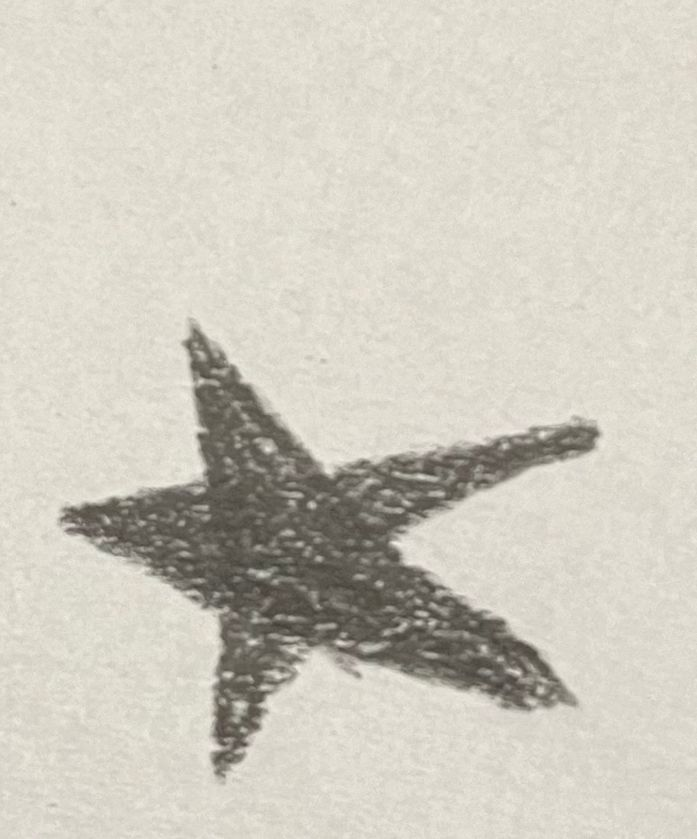
#> input picture machine_tp/shapes.tp/estrella_tp/WhatsApp Image 2025-09-10 at 11.21.23.jpeg, 697 x 839 px, found by its file name
$ python test.py
#> lines starting #> are read from the running program, lines starting #| are printed output that depends on the picture; after the words box and inside, x2 and y2 are one past the last pixel; in counts of white or black regions, pixels touching at a corner belong together
import cv2
import numpy as np

image = cv2.imread(r"C:\Users\User\Documents\ORNELLA\procesamiento\visionArtificial\machine_tp\shapes.tp\estrella_tp\WhatsApp Image 2025-09-10 at 11.21.23.jpeg")
#> image is the input picture: shape (839, 697, 3); mean B, G, R 191.5, 202.8, 206.8

gray = cv2.cvtColor(image, cv2.COLOR_RGB2GRAY)
bin = cv2.adaptiveThreshold(gray, 255, cv2.ADAPTIVE_THRESH_GAUSSIAN_C, cv2.THRESH_BINARY, 67, 2)
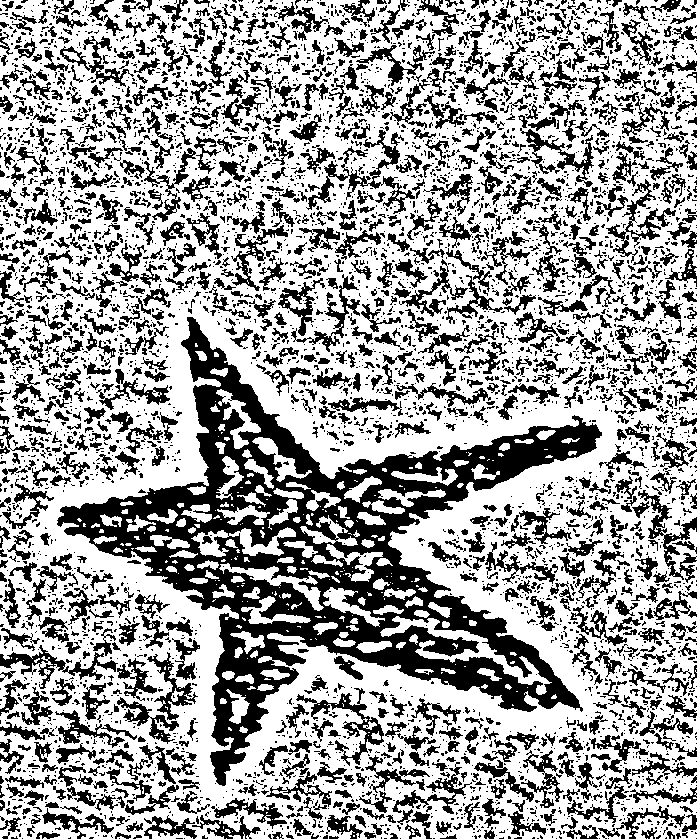
#> bin: shape (839, 697); 63.5% white; 5134 black regions (3959 under 20 px), largest, box (x1, y1, x2, y2) and area: (57, 317, 602, 786) 58811, (306, 130, 415, 214) 1753, (296, 688, 384, 766) 1343

# Invert the image so the area of the UAV is filled with 1's
inv = 255 - bin

kernel_small = np.ones((3, 3), np.uint8)  # Kernel pequeño para detalles finos
kernel_medium = np.ones((5, 5), np.uint8)  # Kernel mediano

#
cleaned_opening = cv2.morphologyEx(inv, cv2.MORPH_OPEN, kernel_small)
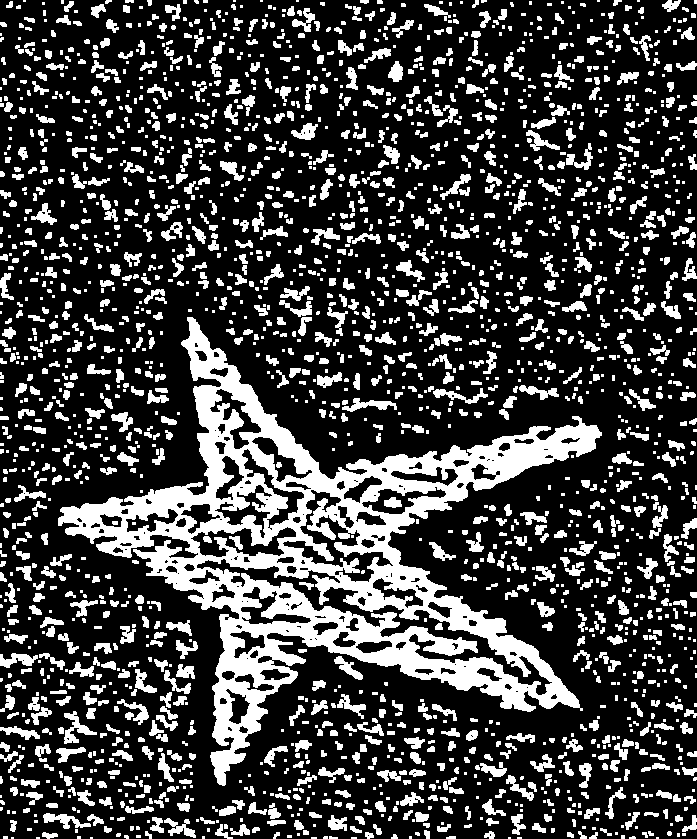
#> cleaned_opening: shape (839, 697); 25.3% white; 2390 white regions (1093 under 20 px), largest, box (x1, y1, x2, y2) and area: (58, 317, 602, 786) 56909, (64, 711, 97, 744) 400, (342, 398, 397, 412) 345

cleaned_closing = cv2.morphologyEx(cleaned_opening, cv2.MORPH_CLOSE, kernel_small)
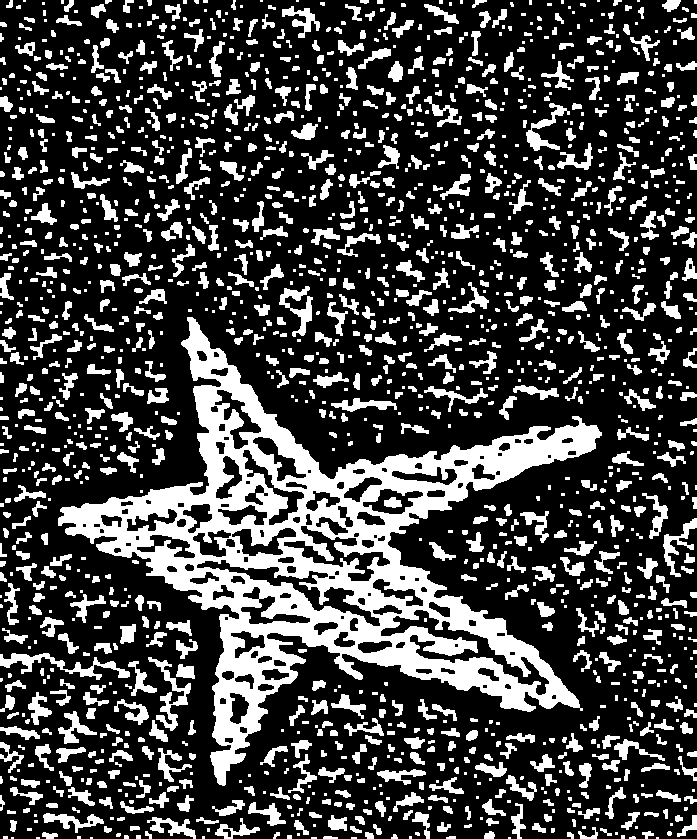
#> cleaned_closing: shape (839, 697); 26.5% white; 1709 white regions (653 under 20 px), largest, box (x1, y1, x2, y2) and area: (58, 317, 602, 786) 59125, (0, 653, 130, 680) 1021, (148, 657, 191, 731) 815

median_filtered = cv2.medianBlur(cleaned_closing, 5)
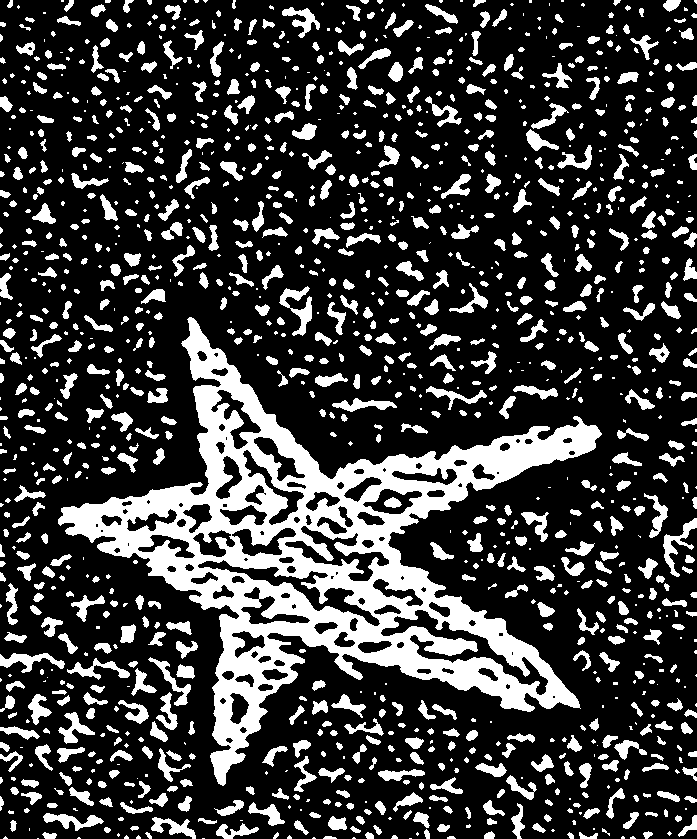
#> median_filtered: shape (839, 697); 23.7% white; 1340 white regions (473 under 20 px)

contours, _ = cv2.findContours(median_filtered, cv2.RETR_EXTERNAL, cv2.CHAIN_APPROX_SIMPLE)
#> contours = 1339 contours, 632 with area under 20; largest, box (x1, y1, x2, y2) and area: (58, 317, 602, 786) 80227, (279, 286, 312, 336) 540, (663, 518, 697, 577) 476, (0, 653, 65, 673) 464, (43, 813, 104, 831) 406

clean_image = np.zeros_like(median_filtered)
if contours:
    largest_contour = max(contours, key=cv2.contourArea)
#> largest_contour = contour of 1437 points, box (x1, y1, x2, y2) (58, 317, 602, 786), area 80227

    cv2.fillPoly(clean_image, [largest_contour], 255)
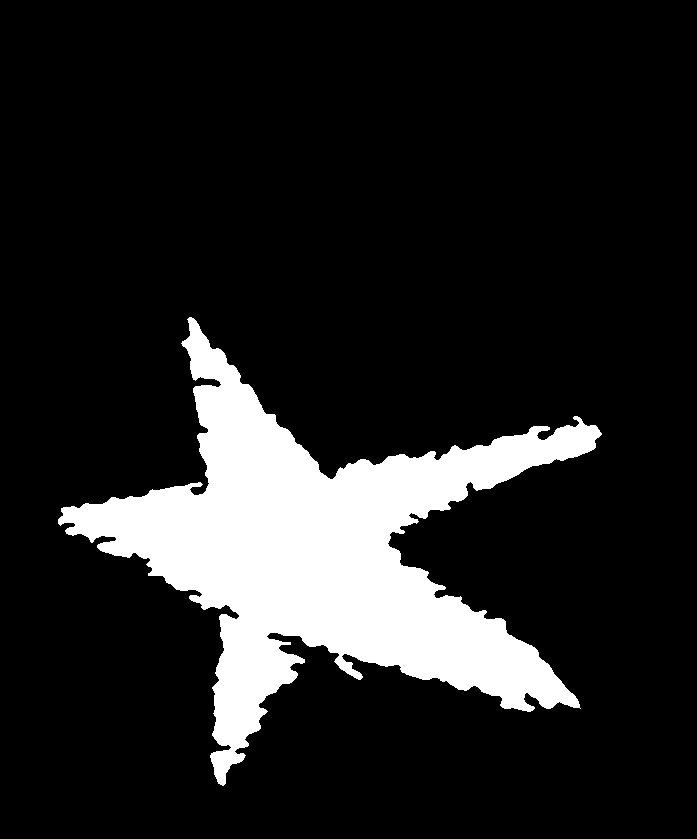
#> clean_image: shape (839, 697); 14% white; 1 white region, box (x1, y1, x2, y2) and area: (58, 317, 602, 786) 81598

final_clean = cv2.morphologyEx(clean_image, cv2.MORPH_CLOSE, kernel_medium)
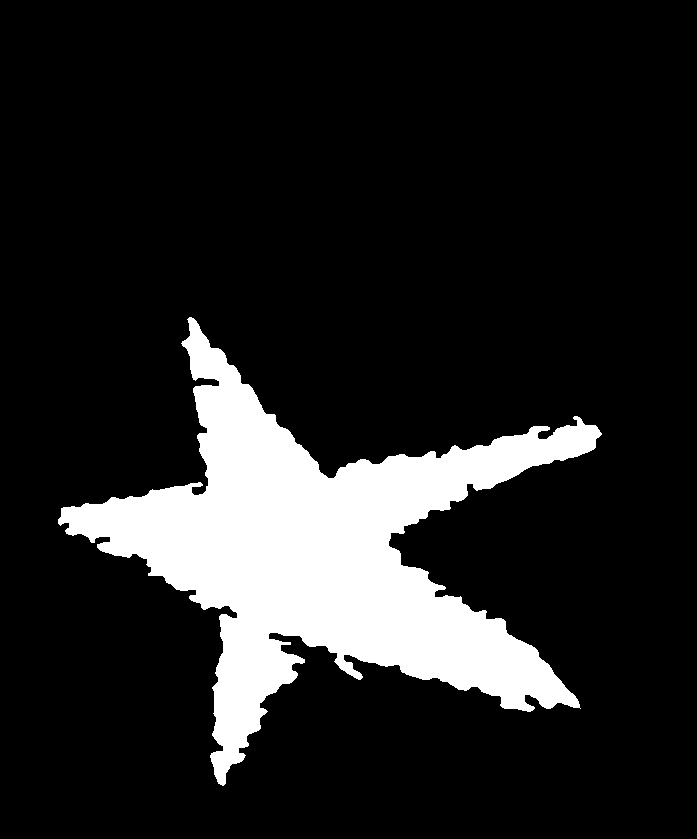
#> final_clean: shape (839, 697); 14% white; 1 white region, box (x1, y1, x2, y2) and area: (58, 317, 602, 786) 82019

# Mostrar todas las etapas del proceso
cv2.imshow('1. Original Binarizada', bin)
cv2.imshow('2. Invertida', inv)
cv2.imshow('3. Despues de Opening', cleaned_opening)
cv2.imshow('4. Despues de Closing', cleaned_closing)
cv2.imshow('5. Filtro Mediana', median_filtered)
cv2.imshow('6. Solo Objeto Principal', clean_image)
cv2.imshow('7. Resultado Final', final_clean)

cv2.waitKey(0)
cv2.destroyAllWindows()

$ run again, with machine_tp/shapes.tp/estrella_tp/WhatsApp Image 2025-09-10 at 11.21.24.jpeg copied over machine_tp/shapes.tp/estrella_tp/WhatsApp Image 2025-09-10 at 11.21.23.jpeg
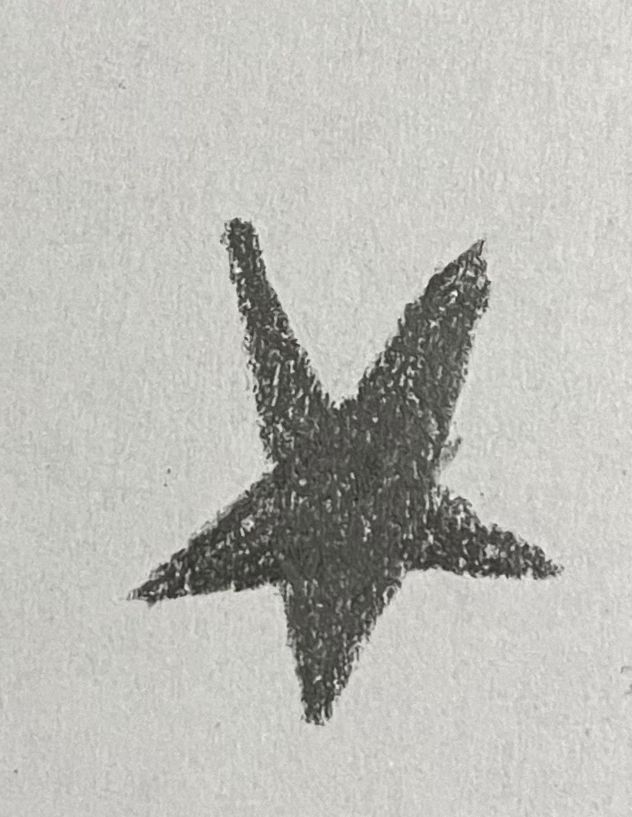
#> input picture machine_tp/shapes.tp/estrella_tp/WhatsApp Image 2025-09-10 at 11.21.24.jpeg, 632 x 817 px, found by its file name
#> image is the input picture: shape (817, 632, 3); mean B, G, R 182.5, 187.7, 187.9
#> `bin = cv2.adaptiveThreshold(gray, 255, cv2.ADAPTIVE_THRESH_GAUSSIAN_C,..`:
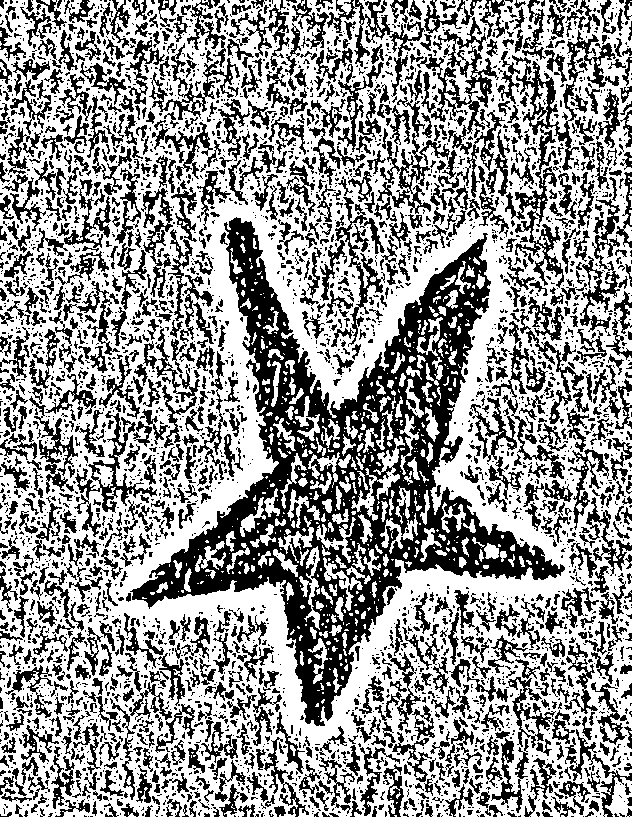
#> bin: shape (817, 632); 59.3% white; 3773 black regions (2639 under 20 px), largest, box (x1, y1, x2, y2) and area: (130, 217, 565, 726) 52376, (505, 30, 616, 288) 4616, (417, 17, 499, 134) 2331
#> cleaned_opening: shape (817, 632); 27% white; 3106 white regions (1584 under 20 px), largest, box (x1, y1, x2, y2) and area: (132, 218, 565, 726) 40736, (270, 479, 370, 542) 2342, (308, 532, 347, 632) 1108
#> cleaned_closing: shape (817, 632); 29.1% white; 1917 white regions (812 under 20 px), largest, box (x1, y1, x2, y2) and area: (126, 218, 565, 726) 52255, (448, 590, 474, 667) 615, (20, 419, 75, 456) 579
#> median_filtered: shape (817, 632); 25.5% white; 1479 white regions (587 under 20 px)
#> contours = 1472 contours, 747 with area under 20; largest, box (x1, y1, x2, y2) and area: (126, 218, 565, 726) 71498, (21, 419, 75, 456) 456, (449, 590, 474, 658) 444, (468, 74, 492, 129) 416, (489, 414, 517, 481) 388
#> largest_contour = contour of 1351 points, box (x1, y1, x2, y2) (126, 218, 565, 726), area 71498
#> clean_image: shape (817, 632); 14.1% white; 1 white region, box (x1, y1, x2, y2) and area: (126, 218, 565, 726) 72685
#> `final_clean = cv2.morphologyEx(clean_image, cv2.MORPH_CLOSE, kernel_me..`:
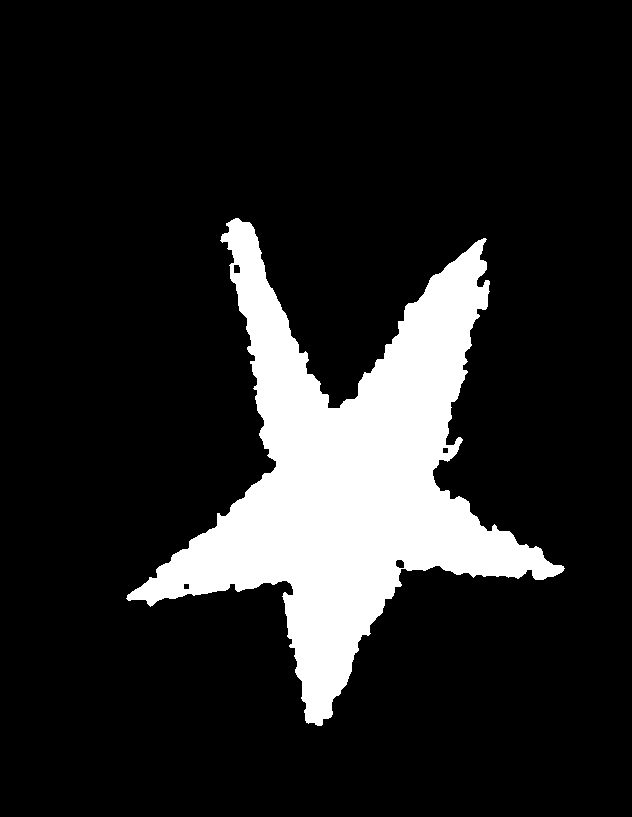
#> final_clean: shape (817, 632); 14.2% white; 1 white region, box (x1, y1, x2, y2) and area: (126, 218, 565, 726) 73377

$ run again, with machine_tp/shapes.tp/estrella_tp/WhatsApp Image 2025-09-10 at 11.21.25.jpeg copied over machine_tp/shapes.tp/estrella_tp/WhatsApp Image 2025-09-10 at 11.21.23.jpeg
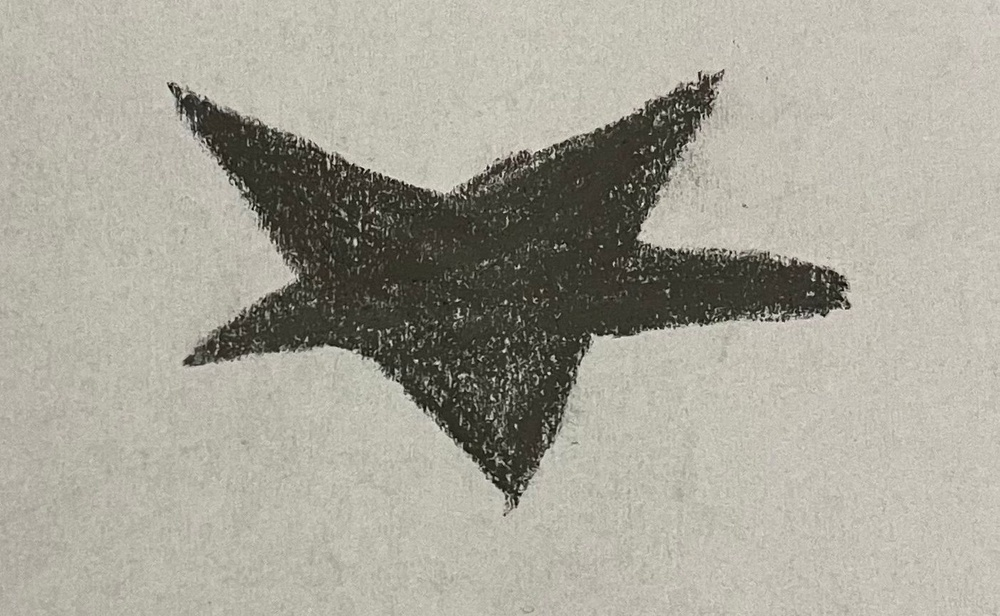
#> input picture machine_tp/shapes.tp/estrella_tp/WhatsApp Image 2025-09-10 at 11.21.25.jpeg, 1000 x 616 px, shrunk from 1403 x 864 before the run, found by its file name
#> image is the input picture: shape (616, 1000, 3); mean B, G, R 153.3, 164.9, 167.6
#> `bin = cv2.adaptiveThreshold(gray, 255, cv2.ADAPTIVE_THRESH_GAUSSIAN_C,..`:
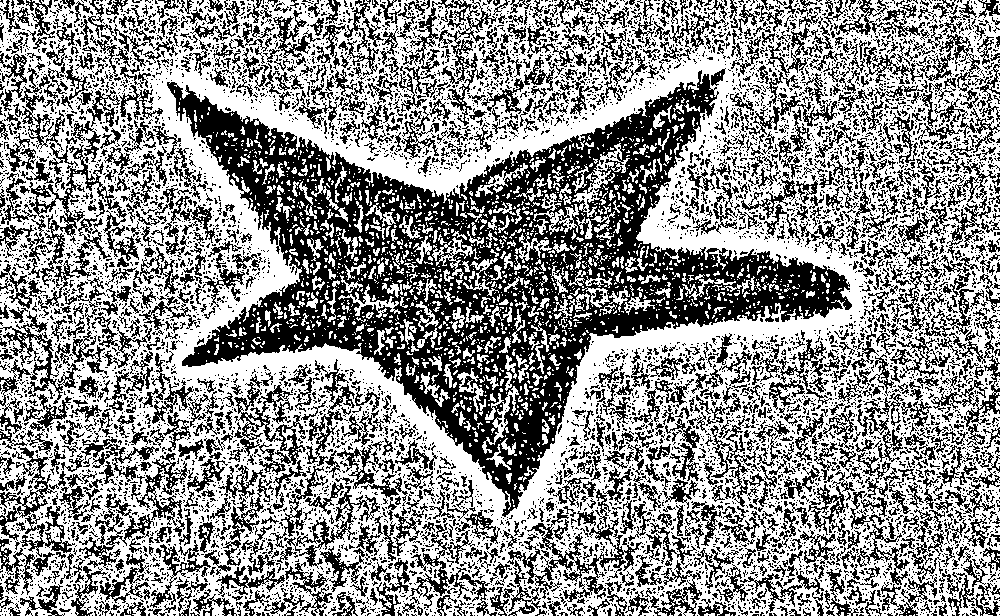
#> bin: shape (616, 1000); 57% white; 7733 black regions (6480 under 20 px), largest, box (x1, y1, x2, y2) and area: (167, 70, 852, 517) 83237, (507, 489, 643, 602) 2880, (28, 144, 139, 308) 2829
#> cleaned_opening: shape (616, 1000); 19.2% white; 2870 white regions (1940 under 20 px), largest, box (x1, y1, x2, y2) and area: (168, 76, 852, 507) 53082, (423, 276, 488, 324) 1246, (460, 150, 531, 206) 760
#> cleaned_closing: shape (616, 1000); 21% white; 2044 white regions (1202 under 20 px), largest, box (x1, y1, x2, y2) and area: (168, 69, 852, 516) 75543, (358, 473, 401, 500) 280, (682, 420, 699, 458) 247
#> median_filtered: shape (616, 1000); 18% white; 1235 white regions (713 under 20 px)
#> contours = 1208 contours, 851 with area under 20; largest, box (x1, y1, x2, y2) and area: (168, 70, 852, 516) 110550, (430, 561, 447, 594) 202, (325, 553, 344, 587) 198, (682, 420, 698, 458) 191, (100, 582, 123, 597) 161
#> largest_contour = contour of 1506 points, box (x1, y1, x2, y2) (168, 70, 852, 516), area 110550
#> clean_image: shape (616, 1000); 18.2% white; 1 white region, box (x1, y1, x2, y2) and area: (168, 70, 852, 516) 111902
#> `final_clean = cv2.morphologyEx(clean_image, cv2.MORPH_CLOSE, kernel_me..`:
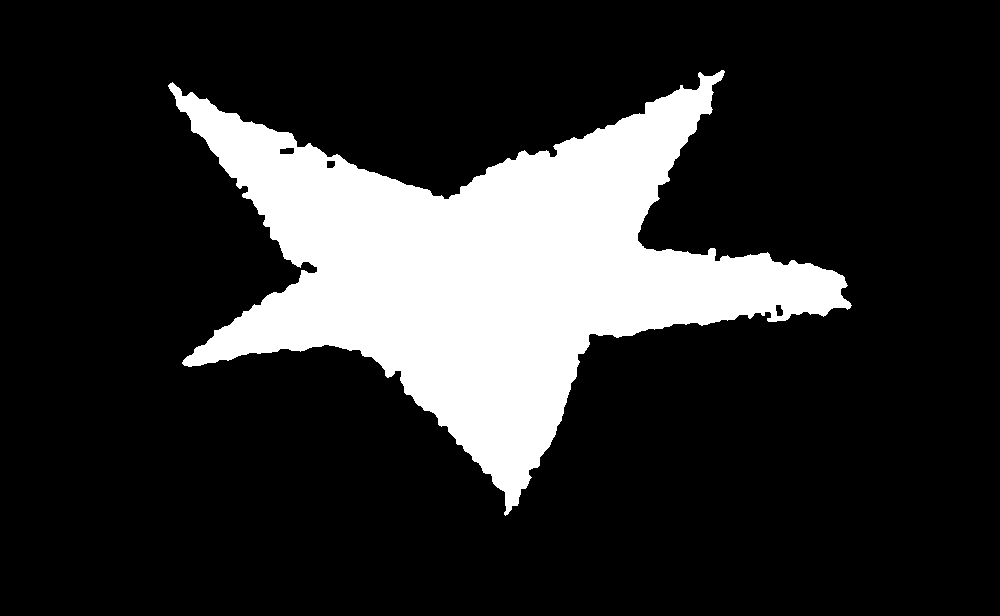
#> final_clean: shape (616, 1000); 18.3% white; 1 white region, box (x1, y1, x2, y2) and area: (168, 70, 852, 516) 112660
